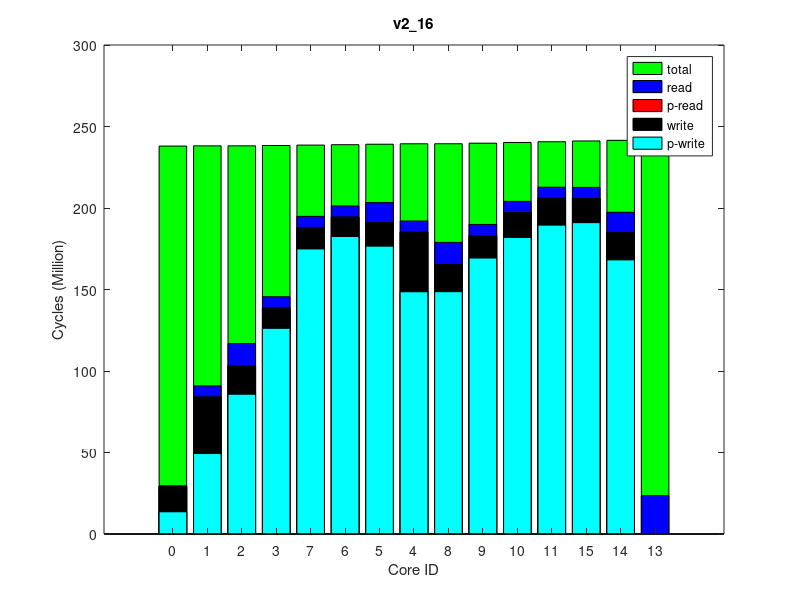

Recreate this plot in MATLAB.
times(1, :, :) = [
0, 239454805, 0
0, 239588553, 0
0, 239605731, 0
0, 239815988, 0
0, 240059920, 0
0, 240305500, 0
0, 240586072, 0
0, 240854476, 0
0, 240871860, 0
0, 241218074, 0
0, 241636919, 0
0, 242079185, 0
0, 242548121, 0
0, 242929286, 0
0, 242974532, 0
];
times(2, :, :) = [
0, 239484951, 0
0, 239616127, 0
0, 239633332, 0
0, 239845444, 0
0, 240086971, 0
0, 240334376, 0
0, 240612485, 0
0, 240881011, 0
0, 240898427, 0
0, 241244329, 0
0, 241663664, 0
0, 242106549, 0
0, 242574571, 0
0, 242958798, 0
0, 243005525, 0
];
times(3, :, :) = [
0, 239477361, 0
0, 239608613, 0
0, 239625988, 0
0, 239836632, 0
0, 240078670, 0
0, 240325753, 0
0, 240603918, 0
0, 240872425, 0
0, 240889941, 0
0, 241235825, 0
0, 241654999, 0
0, 242096215, 0
0, 242563979, 0
0, 242945176, 0
0, 242991845, 0
];
times(4, :, :) = [
0, 239479542, 0
0, 239613553, 0
0, 239630944, 0
0, 239842122, 0
0, 240083529, 0
0, 240330894, 0
0, 240607460, 0
0, 240877227, 0
0, 240894616, 0
0, 241240814, 0
0, 241660141, 0
0, 242102491, 0
0, 242570569, 0
0, 242954847, 0
0, 242999911, 0
];
times(5, :, :) = [
0, 239484712, 0
0, 239619956, 0
0, 239637155, 0
0, 239848419, 0
0, 240090950, 0
0, 240337792, 0
0, 240614200, 0
0, 240884035, 0
0, 240901541, 0
0, 241247490, 0
0, 241666673, 0
0, 242108765, 0
0, 242576525, 0
0, 242961612, 0
0, 243008665, 0
];
times(6, :, :) = [
0, 239489170, 0
0, 239624491, 0
0, 239641729, 0
0, 239853885, 0
0, 240093063, 0
0, 240340041, 0
0, 240620294, 0
0, 240888281, 0
0, 240905700, 0
0, 241251534, 0
0, 241670922, 0
0, 242113137, 0
0, 242580835, 0
0, 242968327, 0
0, 243014416, 0
];
times(7, :, :) = [
0, 239499679, 0
0, 239631654, 0
0, 239648897, 0
0, 239860337, 0
0, 240101465, 0
0, 240348354, 0
0, 240624849, 0
0, 240894976, 0
0, 240912418, 0
0, 241258242, 0
0, 241677648, 0
0, 242119628, 0
0, 242587711, 0
0, 242975691, 0
0, 243025968, 0
];
times(8, :, :) = [
0, 239477256, 0
0, 239609738, 0
0, 239627063, 0
0, 239837562, 0
0, 240077261, 0
0, 240325944, 0
0, 240603863, 0
0, 240872268, 0
0, 240889699, 0
0, 241235556, 0
0, 241655432, 0
0, 242096444, 0
0, 242565324, 0
0, 242946905, 0
0, 242993054, 0
];
times(9, :, :) = [
0, 239486931, 0
0, 239619530, 0
0, 239636728, 0
0, 239847780, 0
0, 240090300, 0
0, 240337219, 0
0, 240615495, 0
0, 240883653, 0
0, 240901056, 0
0, 241247272, 0
0, 241666102, 0
0, 242110812, 0
0, 242579007, 0
0, 242965266, 0
0, 243012575, 0
];
times(10, :, :) = [
0, 239472098, 0
0, 239602697, 0
0, 239619881, 0
0, 239833336, 0
0, 240073657, 0
0, 240319856, 0
0, 240599890, 0
0, 240867914, 0
0, 240885411, 0
0, 241231497, 0
0, 241650563, 0
0, 242093997, 0
0, 242562110, 0
0, 242942656, 0
0, 242985822, 0
];
ave_times = round(squeeze(mean(times)));
format long g, ave_times
std_times = round(squeeze(std(times)));
format long g, std_times
polling_read_times = ave_times;
times(1, :, :) = [
13667470, 237595155, 0
49412561, 237726026, 0
85789806, 237743184, 0
126228760, 237951496, 0
174902672, 238191628, 0
182544602, 238437266, 0
176590922, 238714408, 0
148634717, 238983134, 0
148687694, 239000375, 0
169339122, 239345266, 0
181934947, 239763250, 0
189525577, 240204783, 0
191049201, 240672426, 0
168159519, 241050182, 0
0, 241095694, 0
];
times(2, :, :) = [
13634020, 237596311, 0
49370394, 237727135, 0
85693525, 237744459, 0
126204003, 237952622, 0
174906758, 238193620, 0
182546481, 238438277, 0
176555721, 238714471, 0
148594881, 238983649, 0
148647505, 239000862, 0
169298307, 239345207, 0
181888175, 239762634, 0
189456577, 240202593, 0
190985975, 240669939, 0
168157892, 241047118, 0
0, 241095837, 0
];
times(3, :, :) = [
13614369, 237583552, 0
49376697, 237713922, 0
85742846, 237731195, 0
126225509, 237940224, 0
174862791, 238179346, 0
182509069, 238424597, 0
176546071, 238701594, 0
148579504, 238971057, 0
148633158, 238988272, 0
169248315, 239332442, 0
181832788, 239750238, 0
189422172, 240190436, 0
190960082, 240658154, 0
168147622, 241036251, 0
0, 241081157, 0
];
times(4, :, :) = [
13655791, 237619172, 0
49401992, 237750866, 0
85735618, 237768038, 0
126212050, 237976949, 0
174920329, 238217143, 0
182562060, 238462219, 0
176596098, 238739305, 0
148635623, 239008242, 0
148688829, 239025450, 0
169315123, 239370061, 0
181911416, 239787623, 0
189490765, 240227314, 0
191031257, 240695060, 0
168182803, 241071870, 0
0, 241118348, 0
];
times(5, :, :) = [
13620185, 237588471, 0
49354587, 237719197, 0
85663502, 237736352, 0
126138891, 237945191, 0
174814503, 238185965, 0
182465013, 238431029, 0
176515876, 238707634, 0
148543799, 238976394, 0
148597010, 238993609, 0
169236675, 239337211, 0
181834927, 239754569, 0
189448372, 240194156, 0
190981328, 240661703, 0
168150551, 241038675, 0
0, 241083365, 0
];
times(6, :, :) = [
13609452, 237621933, 0
49355828, 237752159, 0
85726778, 237769288, 0
126149498, 237977928, 0
174873167, 238218922, 0
182516174, 238463536, 0
176577009, 238740969, 0
148627640, 239009292, 0
148681442, 239026517, 0
169307056, 239371369, 0
181886506, 239788829, 0
189494294, 240228482, 0
191021396, 240696158, 0
168188568, 241076622, 0
0, 241122822, 0
];
times(7, :, :) = [
13629982, 237618073, 0
49307876, 237748903, 0
85638711, 237766093, 0
126040451, 237975437, 0
174737350, 238215791, 0
182371267, 238460852, 0
176457692, 238737427, 0
148481315, 239006569, 0
148535083, 239023793, 0
169229054, 239368324, 0
181833561, 239785510, 0
189477126, 240225386, 0
191009996, 240693579, 0
168187468, 241076901, 0
0, 241122618, 0
];
times(8, :, :) = [
13595331, 237624297, 0
49308178, 237754969, 0
85759860, 237772095, 0
126118675, 237980794, 0
174913153, 238221446, 0
182551746, 238466014, 0
176580342, 238742779, 0
148610692, 239011573, 0
148664025, 239028817, 0
169307351, 239373620, 0
181900711, 239791491, 0
189496729, 240233017, 0
191034498, 240700646, 0
168195398, 241086250, 0
0, 241135613, 0
];
times(9, :, :) = [
13597548, 237617230, 0
49363409, 237748022, 0
85756351, 237765162, 0
126201381, 237974313, 0
174958993, 238213989, 0
182604287, 238459555, 0
176632070, 238736122, 0
148667700, 239005432, 0
148721887, 239022632, 0
169347164, 239367046, 0
181949976, 239784715, 0
189548285, 240225288, 0
191068914, 240693144, 0
168181392, 241073691, 0
0, 241121266, 0
];
times(10, :, :) = [
13618099, 237610864, 0
49298532, 237742812, 0
85778695, 237760036, 0
126141267, 237969531, 0
174949300, 238209378, 0
182590153, 238454662, 0
176637257, 238731733, 0
148665457, 239000291, 0
148719139, 239017334, 0
169357904, 239362244, 0
181961812, 239779942, 0
189524516, 240220238, 0
191052346, 240687875, 0
168177570, 241068219, 0
0, 241112541, 0
];
ave_times = round(squeeze(mean(times)));
format long g, ave_times
std_times = round(squeeze(std(times)));
format long g, std_times
polling_write_times = ave_times;
times(1, :, :) = [
0, 271985746, 0
6806617, 272150826, 64000
13634245, 272169959, 128000
6805913, 272405881, 64000
6807695, 272669992, 64000
6816289, 272939023, 64000
12360965, 273241501, 128000
6837011, 273527265, 64000
13633653, 273546354, 128000
6797317, 273907254, 64000
6814964, 274346577, 64000
6825064, 274819500, 64000
6796834, 275313488, 64000
12362861, 275721088, 128000
23527367, 275773634, 255980
];
times(2, :, :) = [
0, 271991741, 0
6806616, 272157004, 64000
13633817, 272176014, 128000
6805926, 272412623, 64000
6807655, 272676143, 64000
6816196, 272945363, 64000
12360933, 273247821, 128000
6837010, 273533846, 64000
13633705, 273552881, 128000
6797240, 273913798, 64000
6814976, 274353184, 64000
6825153, 274824644, 64000
6796542, 275319189, 64000
12362481, 275728863, 128000
23527348, 275778122, 255980
];
times(3, :, :) = [
0, 271990949, 0
6806610, 272155625, 64000
13633849, 272174698, 128000
6806001, 272410205, 64000
6807530, 272672139, 64000
6816406, 272941369, 64000
12361145, 273243528, 128000
6837001, 273529738, 64000
13633429, 273548783, 128000
6797109, 273909552, 64000
6814960, 274349183, 64000
6825309, 274819059, 64000
6796197, 275313877, 64000
12362562, 275722834, 128000
23527363, 275771202, 255980
];
times(4, :, :) = [
0, 271987529, 0
6806617, 272152839, 64000
13634148, 272171787, 128000
6805746, 272407149, 64000
6807582, 272670693, 64000
6816598, 272940404, 64000
12360917, 273242905, 128000
6837000, 273528576, 64000
13633442, 273547804, 128000
6796989, 273909063, 64000
6814936, 274348636, 64000
6825324, 274820614, 64000
6796574, 275314328, 64000
12362575, 275728902, 128000
23527371, 275776144, 255980
];
times(5, :, :) = [
0, 271996043, 0
6806610, 272160570, 64000
13634052, 272179561, 128000
6805963, 272416236, 64000
6807422, 272679459, 64000
6816304, 272948957, 64000
12360995, 273251331, 128000
6837010, 273537266, 64000
13633792, 273556303, 128000
6796941, 273917238, 64000
6814984, 274356696, 64000
6824873, 274830425, 64000
6796555, 275325300, 64000
12362723, 275736963, 128000
23527348, 275789046, 255980
];
times(6, :, :) = [
0, 271992749, 0
6806610, 272157809, 64000
13634022, 272176782, 128000
6806041, 272411852, 64000
6807659, 272673709, 64000
6816469, 272944022, 64000
12361048, 273246123, 128000
6837000, 273532119, 64000
13633762, 273551207, 128000
6797119, 273911665, 64000
6814980, 274350884, 64000
6825203, 274824316, 64000
6796060, 275318579, 64000
12362452, 275729515, 128000
23527357, 275778067, 255980
];
times(7, :, :) = [
0, 271990429, 0
6806610, 272155695, 64000
13634110, 272174650, 128000
6805841, 272410469, 64000
6807582, 272673868, 64000
6816395, 272943276, 64000
12361045, 273245444, 128000
6837004, 273531203, 64000
13633779, 273550257, 128000
6797115, 273911007, 64000
6814988, 274350025, 64000
6825260, 274823339, 64000
6796346, 275316645, 64000
12362567, 275726286, 128000
23527368, 275775753, 255980
];
times(8, :, :) = [
0, 271992807, 0
6806610, 272157462, 64000
13633907, 272176510, 128000
6805787, 272413322, 64000
6807686, 272675920, 64000
6816284, 272944755, 64000
12360950, 273247054, 128000
6837004, 273532683, 64000
13634101, 273551879, 128000
6797191, 273913079, 64000
6814956, 274352828, 64000
6825347, 274823574, 64000
6796091, 275318262, 64000
12363020, 275726003, 128000
23527382, 275777739, 255980
];
times(9, :, :) = [
0, 271988565, 0
6806610, 272152425, 64000
13634084, 272171376, 128000
6805877, 272406903, 64000
6807594, 272669928, 64000
6816339, 272938695, 64000
12361076, 273240984, 128000
6837000, 273527086, 64000
13634097, 273546120, 128000
6797006, 273906644, 64000
6815004, 274345738, 64000
6825092, 274816166, 64000
6796420, 275309638, 64000
12362424, 275722483, 128000
23527355, 275771155, 255980
];
times(10, :, :) = [
0, 271994792, 0
6806610, 272159977, 64000
13634089, 272178967, 128000
6805983, 272413704, 64000
6807703, 272675559, 64000
6816404, 272945137, 64000
12360879, 273247389, 128000
6837000, 273533367, 64000
13633615, 273552504, 128000
6797378, 273913421, 64000
6814936, 274352137, 64000
6824792, 274825146, 64000
6796504, 275319798, 64000
12362938, 275733609, 128000
23527365, 275781183, 255980
];
ave_times = round(squeeze(mean(times)));
format long g, ave_times
std_times = round(squeeze(std(times)));
format long g, std_times
read_times = ave_times;
times(1, :, :) = [
0, 238009956, 0
0, 238140971, 0
0, 238158125, 0
0, 238368912, 0
0, 238609282, 0
0, 238856554, 0
0, 239138393, 0
0, 239412113, 0
0, 239429267, 0
0, 239783465, 0
0, 240212741, 0
0, 240668649, 0
0, 241151669, 0
0, 241536989, 0
0, 241581494, 0
];
times(2, :, :) = [
0, 238005172, 0
0, 238135835, 0
0, 238153033, 0
0, 238360187, 0
0, 238603274, 0
0, 238849512, 0
0, 239131029, 0
0, 239405678, 0
0, 239422816, 0
0, 239777215, 0
0, 240206229, 0
0, 240663492, 0
0, 241146252, 0
0, 241533757, 0
0, 241577748, 0
];
times(3, :, :) = [
0, 238000027, 0
0, 238133185, 0
0, 238150397, 0
0, 238357888, 0
0, 238599847, 0
0, 238847450, 0
0, 239128736, 0
0, 239403367, 0
0, 239420538, 0
0, 239774317, 0
0, 240203139, 0
0, 240659118, 0
0, 241142131, 0
0, 241526577, 0
0, 241575748, 0
];
times(4, :, :) = [
0, 237974408, 0
0, 238104211, 0
0, 238121326, 0
0, 238329313, 0
0, 238573310, 0
0, 238818374, 0
0, 239100237, 0
0, 239374737, 0
0, 239391932, 0
0, 239746420, 0
0, 240175874, 0
0, 240631088, 0
0, 241113992, 0
0, 241502176, 0
0, 241549875, 0
];
times(5, :, :) = [
0, 237995061, 0
0, 238124732, 0
0, 238141758, 0
0, 238349157, 0
0, 238589678, 0
0, 238839309, 0
0, 239118755, 0
0, 239392698, 0
0, 239409839, 0
0, 239763640, 0
0, 240193379, 0
0, 240649129, 0
0, 241132238, 0
0, 241517275, 0
0, 241564559, 0
];
times(6, :, :) = [
0, 237987471, 0
0, 238118606, 0
0, 238135869, 0
0, 238346678, 0
0, 238588426, 0
0, 238834405, 0
0, 239115574, 0
0, 239390329, 0
0, 239407589, 0
0, 239760880, 0
0, 240190158, 0
0, 240646818, 0
0, 241129778, 0
0, 241517421, 0
0, 241565736, 0
];
times(7, :, :) = [
0, 238005593, 0
0, 238138535, 0
0, 238155727, 0
0, 238362304, 0
0, 238603170, 0
0, 238851167, 0
0, 239134062, 0
0, 239406209, 0
0, 239423330, 0
0, 239777327, 0
0, 240206290, 0
0, 240663596, 0
0, 241146452, 0
0, 241531355, 0
0, 241580101, 0
];
times(8, :, :) = [
0, 238006791, 0
0, 238138722, 0
0, 238155991, 0
0, 238364424, 0
0, 238606227, 0
0, 238855285, 0
0, 239135166, 0
0, 239409611, 0
0, 239426928, 0
0, 239780444, 0
0, 240210086, 0
0, 240664954, 0
0, 241148065, 0
0, 241534435, 0
0, 241584561, 0
];
times(9, :, :) = [
0, 238006381, 0
0, 238135796, 0
0, 238153016, 0
0, 238361805, 0
0, 238604464, 0
0, 238850572, 0
0, 239131840, 0
0, 239406152, 0
0, 239423415, 0
0, 239777093, 0
0, 240206611, 0
0, 240663539, 0
0, 241146510, 0
0, 241531520, 0
0, 241576977, 0
];
times(10, :, :) = [
0, 238010685, 0
0, 238139884, 0
0, 238157001, 0
0, 238366618, 0
0, 238610165, 0
0, 238856203, 0
0, 239137720, 0
0, 239411756, 0
0, 239428914, 0
0, 239783054, 0
0, 240212684, 0
0, 240668328, 0
0, 241151302, 0
0, 241534929, 0
0, 241582256, 0
];
ave_times = round(squeeze(mean(times)));
format long g, ave_times
std_times = round(squeeze(std(times)));
format long g, std_times
total_times = ave_times;
times(1, :, :) = [
29381299, 237950070, 64000
84016452, 238075698, 128000
103099416, 238094215, 64000
138641515, 238298458, 64000
187898570, 238538002, 64000
194259547, 238781351, 64000
190883944, 239062175, 64000
185097911, 239327284, 128000
165161039, 239345785, 64000
183046219, 239693383, 64000
197197011, 240119602, 64000
205904936, 240571397, 64000
205822648, 241051480, 64000
184977678, 241434393, 64000
0, 241478837, 0
];
times(2, :, :) = [
29361437, 237933159, 64000
84042389, 238059276, 128000
103163616, 238077724, 64000
138766799, 238282154, 64000
188081657, 238521109, 64000
194443457, 238765520, 64000
190981081, 239046625, 64000
185198406, 239311625, 128000
165258448, 239330109, 64000
183151688, 239678220, 64000
197296180, 240104233, 64000
205927675, 240557901, 64000
205844081, 241038309, 64000
184978337, 241425681, 64000
0, 241469699, 0
];
times(3, :, :) = [
29369406, 237931365, 64000
84046913, 238057093, 128000
103168759, 238075596, 64000
138773425, 238280290, 64000
188087894, 238521002, 64000
194448605, 238764937, 64000
190963968, 239045789, 64000
185185903, 239310407, 128000
165243447, 239328884, 64000
183095484, 239676748, 64000
197236875, 240102976, 64000
205929134, 240556066, 64000
205836492, 241036579, 64000
184972914, 241421272, 64000
0, 241465723, 0
];
times(4, :, :) = [
29422487, 237958538, 64000
84075510, 238084336, 128000
103196398, 238102855, 64000
138777597, 238307066, 64000
188084824, 238546348, 64000
194473595, 238790563, 64000
191046363, 239071327, 64000
185263217, 239336061, 128000
165326212, 239354487, 64000
183174126, 239702604, 64000
197320271, 240128230, 64000
205952407, 240580962, 64000
205872068, 241061172, 64000
184988642, 241444431, 64000
0, 241489377, 0
];
times(5, :, :) = [
29392340, 237952694, 64000
84079650, 238078958, 128000
103225112, 238097499, 64000
138828405, 238301095, 64000
188143074, 238539723, 64000
194495908, 238783891, 64000
191012023, 239064639, 64000
185234107, 239330169, 128000
165292162, 239348696, 64000
183125132, 239696455, 64000
197264820, 240122437, 64000
205904111, 240575781, 64000
205820361, 241056202, 64000
184993585, 241441837, 64000
0, 241490079, 0
];
times(6, :, :) = [
29365288, 237945184, 64000
84013096, 238071324, 128000
103097197, 238089834, 64000
138662853, 238292682, 64000
187916802, 238531535, 64000
194258792, 238775787, 64000
190899443, 239056602, 64000
185115134, 239321291, 128000
165175954, 239339774, 64000
183062134, 239687534, 64000
197209781, 240113156, 64000
205942229, 240565969, 64000
205857939, 241046246, 64000
184983828, 241431906, 64000
0, 241476407, 0
];
times(7, :, :) = [
29399991, 237965746, 64000
84080801, 238090606, 128000
103207530, 238108957, 64000
138788102, 238315089, 64000
188089874, 238554800, 64000
194458033, 238798714, 64000
190999588, 239079735, 64000
185216901, 239344637, 128000
165276438, 239363059, 64000
183132751, 239710826, 64000
197282988, 240136964, 64000
205951677, 240590248, 64000
205867717, 241070431, 64000
185001470, 241457657, 64000
0, 241502696, 0
];
times(8, :, :) = [
29373474, 237940264, 64000
84043079, 238066895, 128000
103152841, 238085326, 64000
138749681, 238289295, 64000
188054640, 238528094, 64000
194430152, 238772424, 64000
190967924, 239052911, 64000
185186692, 239317763, 128000
165244809, 239336343, 64000
183093088, 239683905, 64000
197239037, 240110110, 64000
205931444, 240563064, 64000
205853494, 241043288, 64000
184971548, 241428842, 64000
0, 241477096, 0
];
times(9, :, :) = [
29375388, 237947352, 64000
84067334, 238073395, 128000
103205166, 238091926, 64000
138807609, 238295384, 64000
188124610, 238534322, 64000
194487003, 238778592, 64000
191013310, 239059409, 64000
185232336, 239324050, 128000
165289706, 239342576, 64000
183134749, 239690412, 64000
197275580, 240116230, 64000
205940819, 240568578, 64000
205855885, 241048930, 64000
184985156, 241433709, 64000
0, 241481910, 0
];
times(10, :, :) = [
29406563, 237963286, 64000
84089269, 238089787, 128000
103218497, 238108241, 64000
138816562, 238312198, 64000
188110507, 238550831, 64000
194465407, 238795706, 64000
190988768, 239076536, 64000
185210780, 239341921, 128000
165269725, 239360410, 64000
183113734, 239708212, 64000
197254533, 240134275, 64000
205946378, 240588897, 64000
205869010, 241069111, 64000
184998321, 241454295, 64000
0, 241498791, 0
];
ave_times = round(squeeze(mean(times)));
format long g, ave_times
std_times = round(squeeze(std(times)));
format long g, std_times
write_times = ave_times;
mytitle = 'v2\_16';
% order = [1 2 3 4 8 7 6 5 9 10 11 12 15 14 13];
order = 1:15;

total_times = total_times(:, 2)(order);

read_times = read_times(:, 1)(order);
write_times = write_times(:, 1)(order);

polling_read_times = polling_read_times(:, 1)(order);
polling_write_times = polling_write_times(:, 1)(order);

total_times /= 1000000;

read_times /= 1000000;
write_times /= 1000000;

polling_read_times /= 1000000;
polling_write_times /= 1000000;

% laying read on top of write
read_times += write_times;
polling_read_times += write_times;

figure(1);
clf()
% set(gcf, 'Position', get(0,'Screensize'));
% set(gcf,'units','normalized','outerposition',[0 0 1 1])
bar(0:14, total_times,'g');
hold on;
bar(0:14, read_times,'b');
bar(0:14, polling_read_times,'r');
bar(0:14, write_times,'k');
bar(0:14, polling_write_times,'c');
hold off

axis([-2 16 0 300])
% axis([-1 15])
set(gca,'XTick',0:14);
set(gca,'xticklabel',{ '0'; '1'; '2'; '3'; '7'; '6'; '5'; '4'; '8'; '9'; '10'; '11'; '15'; '14'; '13' })

xlabel('Core ID')
ylabel('Cycles (Million)')

legend('total', 'read', 'p-read', 'write', 'p-write')
title(mytitle)
print(1, strcat(mytitle, '.png'))
